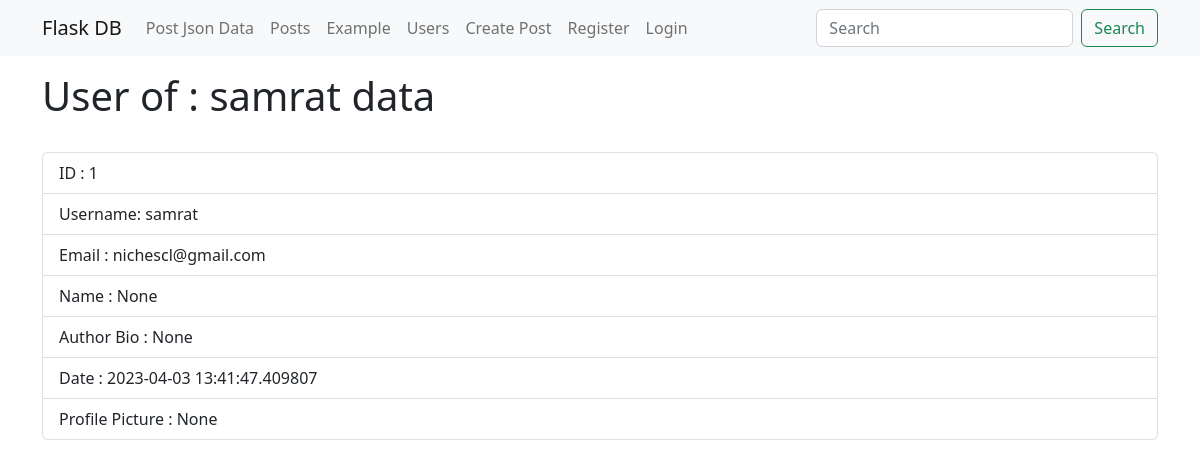
/user_details/1, run on an earlier commit of the app's database.
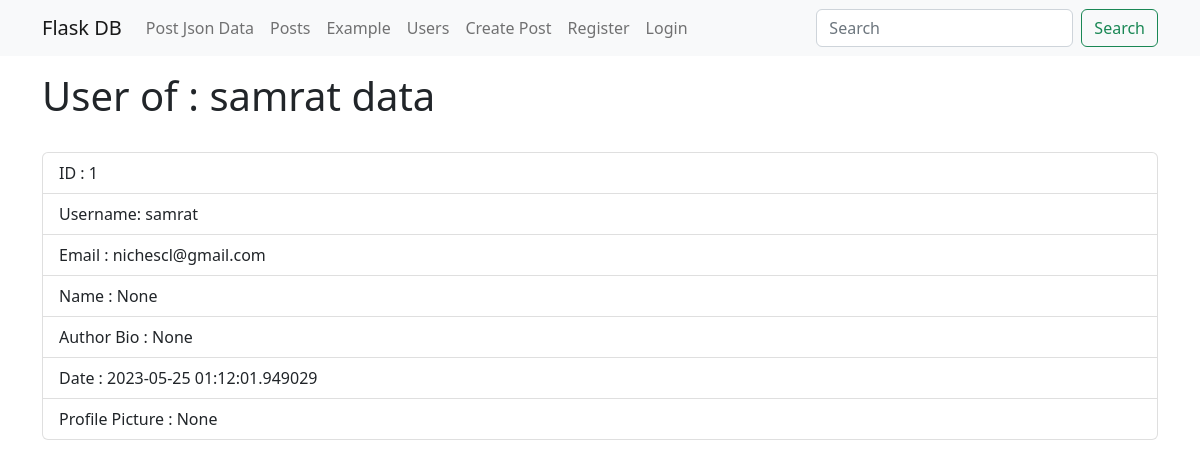
And on a later commit of the database.
### app.py (models this page shows, shortened)
class Users(db.Model, UserMixin):
	id = db.Column(db.Integer, primary_key=True)
	username = db.Column(db.String(20), nullable=False, unique=True)
	name = db.Column(db.String(200), nullable=True)
	email = db.Column(db.String(120), nullable=False, unique=True)
	about_author = db.Column(db.Text(), nullable=True)
	date_added = db.Column(db.DateTime, default=datetime.utcnow)
	profile_pic = db.Column(db.String(), nullable=True)
	password_hash = db.Column(db.String(128))
	@property
	def password(self):
		raise AttributeError('password is not a readable attribute!')

### app.py (the view)
@app.route('/user_details/<int:id>')
def user_details(id):
    users_details = Users.query.get_or_404(id)
    return render_template('users_details.html', users_details=users_details)

### templates/users_details.html
{% extends 'base.html' %}
{% block content %}
<div class="container">
    <h1 class="my-3">  User of : {{users_details.username}} data  </h1>
    <ul class="list-group list-group-none">
        <li class="list-group-item mt-3"> ID :  {{users_details.id}}  </li>
        <li class="list-group-item">  Username: {{users_details.username}}  </li>
        <li class="list-group-item">  Email :  {{users_details.email}}   </li>
        <li class="list-group-item">  Name : {{users_details.name}}   </li>
        <li class="list-group-item">  Author Bio :  {{users_details.about_author}}   </li>
        <li class="list-group-item">  Date : {{users_details.date_added}}   </li>
        <li class="list-group-item">  Profile Picture :  {{users_details.profile_pic}}   </li>
    </ul>
</div>
{% endblock content %}

What changed in the data, as far as the page shows it:
changed Users "samrat": date_added "2023-04-03 13:41:47.409807" → "2023-05-25 01:12:01.949029"
